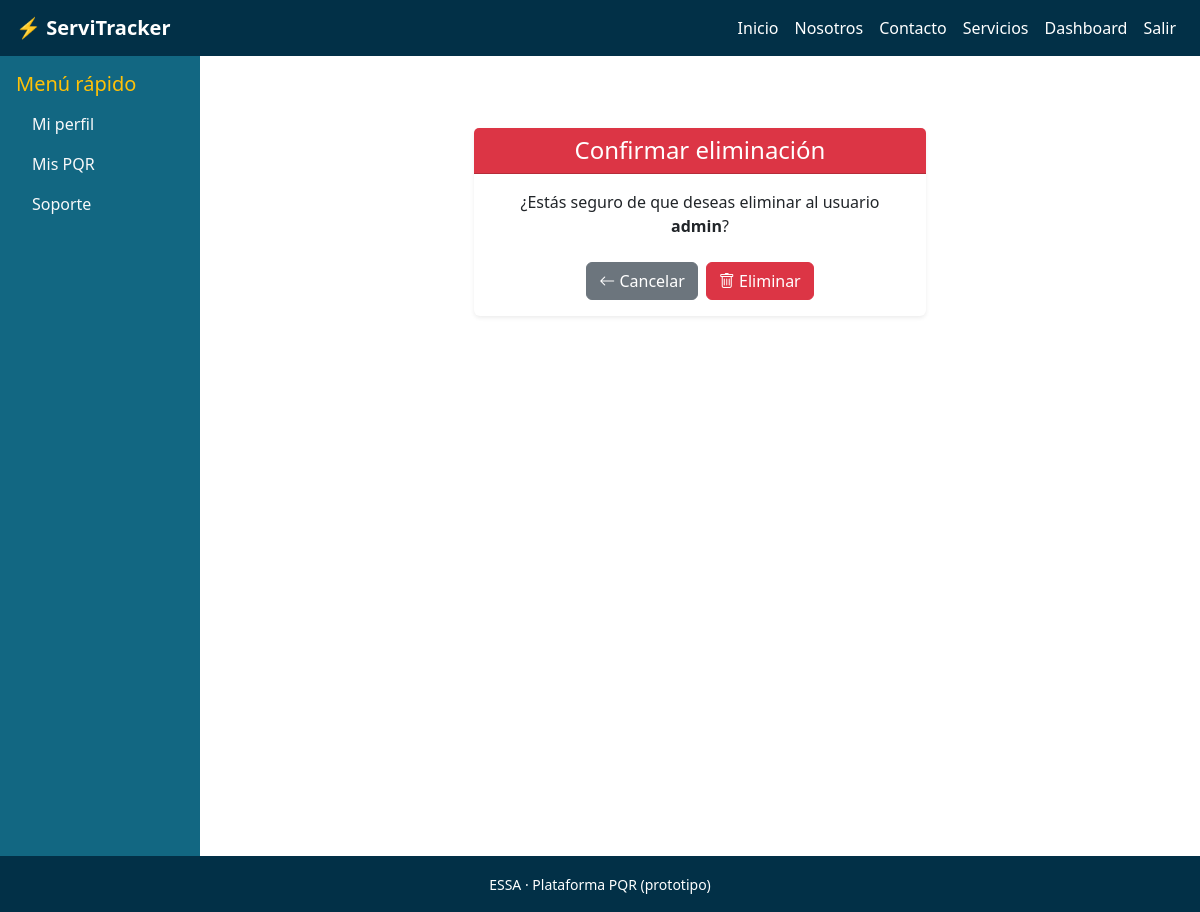
/usuarios/admin/usuarios/1/eliminar/ (signed in), run on an earlier commit of the app's database.
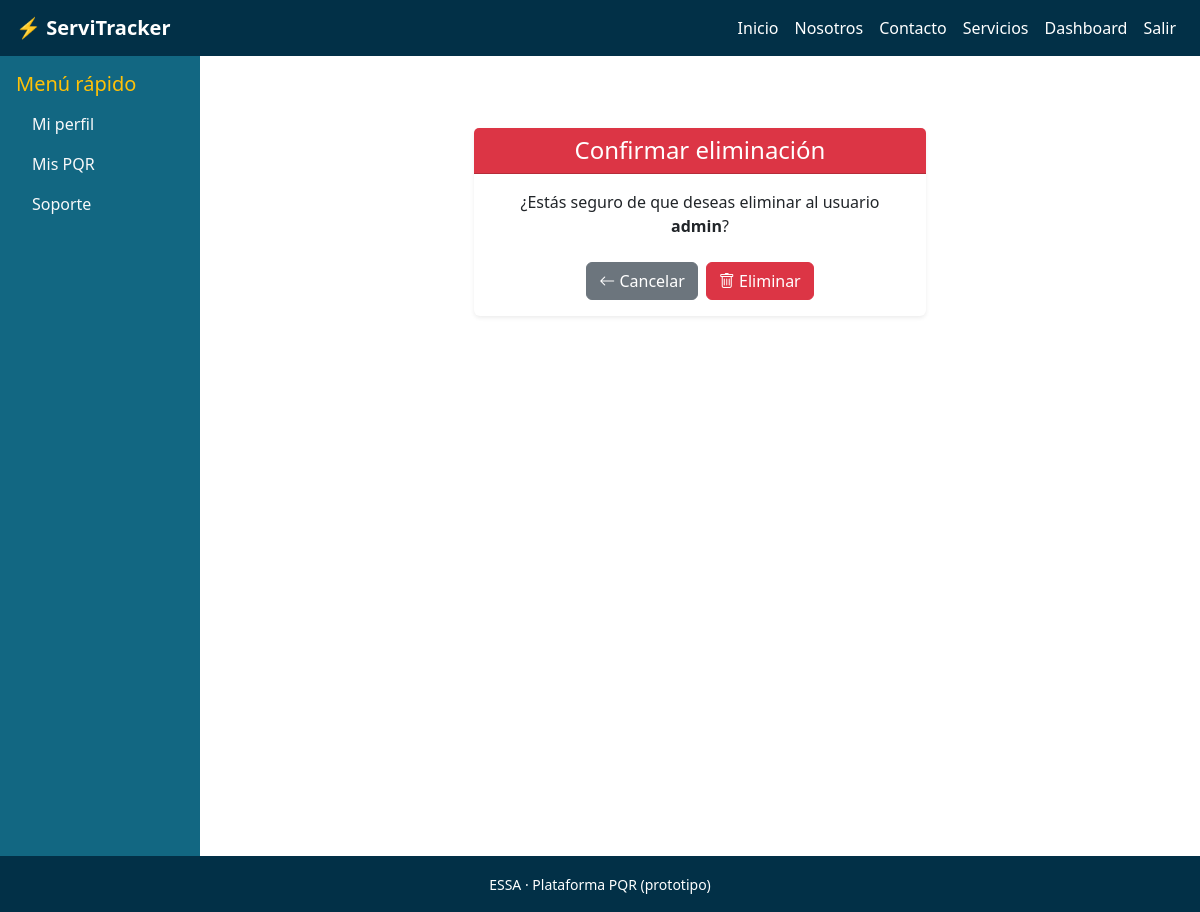
And on a later commit of the database.
### usuarios/views.py (the view)
# urls.py: path('admin/usuarios/<int:usuario_id>/eliminar/', views.admin_eliminar_usuario, name='admin_eliminar_usuario'),
@login_required
def admin_eliminar_usuario(request, usuario_id):
    if request.user.rol != 'administrativo' and not request.user.is_superuser:
        return redirect('dashboard_admin')
    usuario = get_object_or_404(Usuario, id=usuario_id)
    if request.method == 'POST':
        usuario.delete()
        messages.success(request, "Usuario eliminado correctamente.")
        return redirect('admin_gestion_usuarios')
    return render(request, 'usuarios/admin_usuario_confirm_delete.html', {
        'usuario': usuario
    })

### templates/usuarios/admin_usuario_confirm_delete.html (shortened to what this page needs)
{% extends 'base.html' %}
{% block content %}
<div class="container mt-5">
  <div class="row justify-content-center">
    <div class="col-md-6">
      <div class="card shadow-sm border-0">
        <div class="card-header bg-danger text-white text-center">
          <h4 class="mb-0">Confirmar eliminación</h4>
        </div>
        <div class="card-body text-center">
          <p class="mb-4">
            ¿Estás seguro de que deseas eliminar al usuario
            <strong>{{ usuario.username }}</strong>?
          </p>
          <form method="post">
            <div class="d-flex justify-content-center gap-2">
              <a href="{% url 'admin_gestion_usuarios' %}" class="btn btn-secondary">
                <i class="bi bi-arrow-left"></i> Cancelar
              </a>
              <button type="submit" class="btn btn-danger">
                <i class="bi bi-trash"></i> Eliminar
              </button>
            </div>
          </form>
        </div>
      </div>
    </div>
  </div>
</div>
{% endblock %}

What changed in the data, as far as the page shows it:
changed Usuario "admin": rol "ciudadano" → "administrativo" (drawn)
